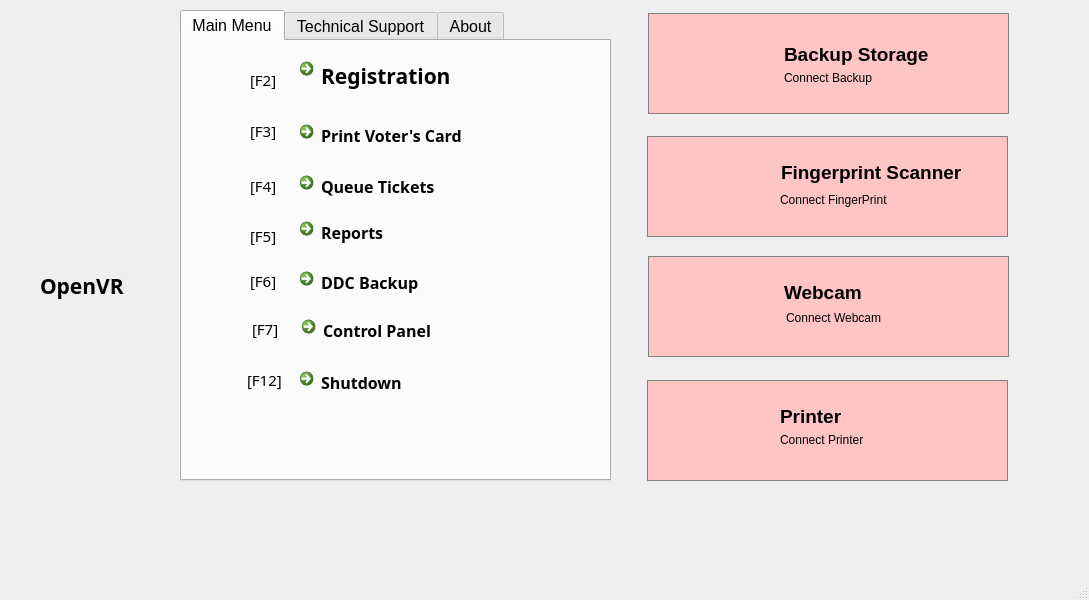
<?xml version="1.0" encoding="UTF-8"?>
<ui version="4.0">
 <class>DashBoard</class>
 <widget class="QMainWindow" name="DashBoard">
  <property name="windowModality">
   <enum>Qt::ApplicationModal</enum>
  </property>
  <property name="geometry">
   <rect>
    <x>0</x>
    <y>0</y>
    <width>1089</width>
    <height>600</height>
   </rect>
  </property>
  <property name="sizePolicy">
   <sizepolicy hsizetype="Expanding" vsizetype="Expanding">
    <horstretch>0</horstretch>
    <verstretch>0</verstretch>
   </sizepolicy>
  </property>
  <property name="windowTitle">
   <string>Independent National Electoral Commission - OpenVR</string>
  </property>
  <property name="autoFillBackground">
   <bool>true</bool>
  </property>
  <property name="documentMode">
   <bool>true</bool>
  </property>
  <widget class="QWidget" name="centralwidget">
   <widget class="QLabel" name="devPrinter">
    <property name="geometry">
     <rect>
      <x>647</x>
      <y>380</y>
      <width>361</width>
      <height>101</height>
     </rect>
    </property>
    <property name="styleSheet">
     <string notr="true">border:1px solid grey; background-color:rgb(255, 196, 196);padding:10px;</string>
    </property>
    <property name="text">
     <string/>
    </property>
    <property name="scaledContents">
     <bool>true</bool>
    </property>
   </widget>
   <widget class="QLabel" name="devFP">
    <property name="geometry">
     <rect>
      <x>647</x>
      <y>136</y>
      <width>361</width>
      <height>101</height>
     </rect>
    </property>
    <property name="styleSheet">
     <string notr="true">border:1px solid grey; background-color:rgb(255, 196, 196);padding:10px;</string>
    </property>
    <property name="text">
     <string/>
    </property>
    <property name="scaledContents">
     <bool>true</bool>
    </property>
   </widget>
   <widget class="QLabel" name="devWebcam">
    <property name="geometry">
     <rect>
      <x>648</x>
      <y>256</y>
      <width>361</width>
      <height>101</height>
     </rect>
    </property>
    <property name="styleSheet">
     <string notr="true">border:1px solid grey; background-color:rgb(255, 196, 196);padding:10px;</string>
    </property>
    <property name="text">
     <string/>
    </property>
    <property name="scaledContents">
     <bool>true</bool>
    </property>
   </widget>
   <widget class="QLabel" name="label_10">
    <property name="geometry">
     <rect>
      <x>780</x>
      <y>406</y>
      <width>161</width>
      <height>21</height>
     </rect>
    </property>
    <property name="font">
     <font>
      <pointsize>14</pointsize>
      <weight>75</weight>
      <bold>true</bold>
     </font>
    </property>
    <property name="text">
     <string>Printer</string>
    </property>
   </widget>
   <widget class="QLabel" name="label_11">
    <property name="geometry">
     <rect>
      <x>781</x>
      <y>162</y>
      <width>221</width>
      <height>21</height>
     </rect>
    </property>
    <property name="font">
     <font>
      <pointsize>14</pointsize>
      <weight>75</weight>
      <bold>true</bold>
     </font>
    </property>
    <property name="text">
     <string>Fingerprint Scanner</string>
    </property>
   </widget>
   <widget class="QLabel" name="label_12">
    <property name="geometry">
     <rect>
      <x>784</x>
      <y>282</y>
      <width>181</width>
      <height>21</height>
     </rect>
    </property>
    <property name="font">
     <font>
      <pointsize>14</pointsize>
      <weight>75</weight>
      <bold>true</bold>
     </font>
    </property>
    <property name="text">
     <string>Webcam</string>
    </property>
   </widget>
   <widget class="QLabel" name="label_13">
    <property name="geometry">
     <rect>
      <x>30</x>
      <y>10</y>
      <width>121</width>
      <height>231</height>
     </rect>
    </property>
    <property name="text">
     <string/>
    </property>
    <property name="pixmap">
     <pixmap>resources/logo.png</pixmap>
    </property>
   </widget>
   <widget class="QLabel" name="devRemovable">
    <property name="geometry">
     <rect>
      <x>648</x>
      <y>13</y>
      <width>361</width>
      <height>101</height>
     </rect>
    </property>
    <property name="styleSheet">
     <string notr="true">border:1px solid grey; background-color:rgb(255, 196, 196);padding:10px;</string>
    </property>
    <property name="text">
     <string/>
    </property>
    <property name="scaledContents">
     <bool>true</bool>
    </property>
   </widget>
   <widget class="QLabel" name="label_14">
    <property name="geometry">
     <rect>
      <x>784</x>
      <y>44</y>
      <width>210</width>
      <height>21</height>
     </rect>
    </property>
    <property name="font">
     <font>
      <pointsize>14</pointsize>
      <weight>75</weight>
      <bold>true</bold>
     </font>
    </property>
    <property name="text">
     <string>Backup Storage</string>
    </property>
   </widget>
   <widget class="QLabel" name="leFP">
    <property name="geometry">
     <rect>
      <x>780</x>
      <y>192</y>
      <width>221</width>
      <height>16</height>
     </rect>
    </property>
    <property name="text">
     <string>Connect FingerPrint</string>
    </property>
   </widget>
   <widget class="QLabel" name="lePrinter">
    <property name="geometry">
     <rect>
      <x>780</x>
      <y>430</y>
      <width>171</width>
      <height>20</height>
     </rect>
    </property>
    <property name="text">
     <string>Connect Printer</string>
    </property>
   </widget>
   <widget class="QLabel" name="leRemovable">
    <property name="geometry">
     <rect>
      <x>784</x>
      <y>70</y>
      <width>210</width>
      <height>16</height>
     </rect>
    </property>
    <property name="text">
     <string>Connect Backup</string>
    </property>
   </widget>
   <widget class="QLabel" name="leWebcam">
    <property name="geometry">
     <rect>
      <x>786</x>
      <y>310</y>
      <width>221</width>
      <height>16</height>
     </rect>
    </property>
    <property name="text">
     <string>Connect Webcam</string>
    </property>
   </widget>
   <widget class="QLabel" name="devPrinter_2">
    <property name="geometry">
     <rect>
      <x>660</x>
      <y>380</y>
      <width>91</width>
      <height>101</height>
     </rect>
    </property>
    <property name="styleSheet">
     <string notr="true"/>
    </property>
    <property name="text">
     <string/>
    </property>
    <property name="pixmap">
     <pixmap>resources/hp-printer.png</pixmap>
    </property>
    <property name="scaledContents">
     <bool>true</bool>
    </property>
   </widget>
   <widget class="QLabel" name="devFP_2">
    <property name="geometry">
     <rect>
      <x>650</x>
      <y>132</y>
      <width>111</width>
      <height>111</height>
     </rect>
    </property>
    <property name="text">
     <string/>
    </property>
    <property name="pixmap">
     <pixmap>resources/fp-scanner.png</pixmap>
    </property>
    <property name="scaledContents">
     <bool>true</bool>
    </property>
   </widget>
   <widget class="QLabel" name="devRemovable_2">
    <property name="geometry">
     <rect>
      <x>660</x>
      <y>20</y>
      <width>91</width>
      <height>91</height>
     </rect>
    </property>
    <property name="text">
     <string/>
    </property>
    <property name="pixmap">
     <pixmap>resources/usb-flash-drive.png</pixmap>
    </property>
    <property name="scaledContents">
     <bool>true</bool>
    </property>
   </widget>
   <widget class="QLabel" name="devWebcam_2">
    <property name="geometry">
     <rect>
      <x>660</x>
      <y>260</y>
      <width>101</width>
      <height>91</height>
     </rect>
    </property>
    <property name="text">
     <string/>
    </property>
    <property name="pixmap">
     <pixmap>resources/webcam.png</pixmap>
    </property>
    <property name="scaledContents">
     <bool>true</bool>
    </property>
   </widget>
   <widget class="QLabel" name="label_19">
    <property name="geometry">
     <rect>
      <x>40</x>
      <y>260</y>
      <width>181</width>
      <height>51</height>
     </rect>
    </property>
    <property name="font">
     <font>
      <family>Lucida Sans</family>
      <pointsize>16</pointsize>
      <weight>75</weight>
      <bold>true</bold>
     </font>
    </property>
    <property name="text">
     <string>OpenVR</string>
    </property>
   </widget>
   <widget class="QTabWidget" name="tabWidget">
    <property name="geometry">
     <rect>
      <x>180</x>
      <y>10</y>
      <width>431</width>
      <height>471</height>
     </rect>
    </property>
    <property name="font">
     <font>
      <pointsize>12</pointsize>
     </font>
    </property>
    <property name="currentIndex">
     <number>0</number>
    </property>
    <widget class="QWidget" name="tab">
     <attribute name="title">
      <string>Main Menu</string>
     </attribute>
     <widget class="QCommandLinkButton" name="btnShutdown">
      <property name="enabled">
       <bool>true</bool>
      </property>
      <property name="geometry">
       <rect>
        <x>110</x>
        <y>320</y>
        <width>231</width>
        <height>41</height>
       </rect>
      </property>
      <property name="font">
       <font>
        <family>Lucida Sans</family>
        <pointsize>12</pointsize>
       </font>
      </property>
      <property name="text">
       <string>Shutdown</string>
      </property>
      <property name="icon">
       <iconset>
        <normaloff>resources/icons/lock.png</normaloff>resources/icons/lock.png</iconset>
      </property>
      <property name="iconSize">
       <size>
        <width>24</width>
        <height>24</height>
       </size>
      </property>
     </widget>
     <widget class="QCommandLinkButton" name="btnReports">
      <property name="geometry">
       <rect>
        <x>110</x>
        <y>170</y>
        <width>231</width>
        <height>39</height>
       </rect>
      </property>
      <property name="font">
       <font>
        <family>Lucida Sans</family>
        <pointsize>12</pointsize>
       </font>
      </property>
      <property name="text">
       <string>Reports</string>
      </property>
      <property name="icon">
       <iconset>
        <normaloff>resources/icons/chart.png</normaloff>resources/icons/chart.png</iconset>
      </property>
      <property name="iconSize">
       <size>
        <width>24</width>
        <height>24</height>
       </size>
      </property>
     </widget>
     <widget class="QLabel" name="label_4">
      <property name="geometry">
       <rect>
        <x>68</x>
        <y>81</y>
        <width>36</width>
        <height>18</height>
       </rect>
      </property>
      <property name="font">
       <font>
        <family>Courier 10 Pitch</family>
        <pointsize>11</pointsize>
       </font>
      </property>
      <property name="text">
       <string>[F3]</string>
      </property>
     </widget>
     <widget class="QCommandLinkButton" name="btnVotersCard">
      <property name="geometry">
       <rect>
        <x>110</x>
        <y>73</y>
        <width>231</width>
        <height>39</height>
       </rect>
      </property>
      <property name="font">
       <font>
        <family>Lucida Sans</family>
        <pointsize>12</pointsize>
       </font>
      </property>
      <property name="text">
       <string>Print Voter's Card</string>
      </property>
      <property name="icon">
       <iconset>
        <normaloff>resources/icons/voter-card.png</normaloff>resources/icons/voter-card.png</iconset>
      </property>
      <property name="iconSize">
       <size>
        <width>24</width>
        <height>24</height>
       </size>
      </property>
     </widget>
     <widget class="QLabel" name="label_6">
      <property name="geometry">
       <rect>
        <x>68</x>
        <y>186</y>
        <width>36</width>
        <height>18</height>
       </rect>
      </property>
      <property name="font">
       <font>
        <family>Courier 10 Pitch</family>
        <pointsize>11</pointsize>
       </font>
      </property>
      <property name="text">
       <string>[F5]</string>
      </property>
     </widget>
     <widget class="QCommandLinkButton" name="btnQueueTickets">
      <property name="geometry">
       <rect>
        <x>110</x>
        <y>124</y>
        <width>231</width>
        <height>40</height>
       </rect>
      </property>
      <property name="font">
       <font>
        <family>Lucida Sans</family>
        <pointsize>12</pointsize>
       </font>
      </property>
      <property name="text">
       <string>Queue Tickets </string>
      </property>
      <property name="icon">
       <iconset>
        <normaloff>resources/icons/ticket-icon.png</normaloff>resources/icons/ticket-icon.png</iconset>
      </property>
      <property name="iconSize">
       <size>
        <width>24</width>
        <height>24</height>
       </size>
      </property>
     </widget>
     <widget class="QCommandLinkButton" name="btnRegistration">
      <property name="geometry">
       <rect>
        <x>110</x>
        <y>10</y>
        <width>231</width>
        <height>51</height>
       </rect>
      </property>
      <property name="palette">
       <palette>
        <active/>
        <inactive/>
        <disabled/>
       </palette>
      </property>
      <property name="font">
       <font>
        <family>Lucida Sans</family>
        <pointsize>16</pointsize>
       </font>
      </property>
      <property name="text">
       <string>Registration</string>
      </property>
      <property name="icon">
       <iconset>
        <normaloff>resources/icons/camera.png</normaloff>resources/icons/camera.png</iconset>
      </property>
      <property name="iconSize">
       <size>
        <width>36</width>
        <height>48</height>
       </size>
      </property>
      <property name="autoDefault">
       <bool>true</bool>
      </property>
      <property name="default">
       <bool>true</bool>
      </property>
     </widget>
     <widget class="QLabel" name="label_8">
      <property name="geometry">
       <rect>
        <x>65</x>
        <y>320</y>
        <width>51</width>
        <height>38</height>
       </rect>
      </property>
      <property name="font">
       <font>
        <family>Courier 10 Pitch</family>
        <pointsize>11</pointsize>
       </font>
      </property>
      <property name="text">
       <string>[F12]</string>
      </property>
     </widget>
     <widget class="QLabel" name="label_3">
      <property name="geometry">
       <rect>
        <x>68</x>
        <y>30</y>
        <width>36</width>
        <height>18</height>
       </rect>
      </property>
      <property name="font">
       <font>
        <family>Courier 10 Pitch</family>
        <pointsize>11</pointsize>
       </font>
      </property>
      <property name="text">
       <string>[F2]</string>
      </property>
     </widget>
     <widget class="QLabel" name="label_5">
      <property name="geometry">
       <rect>
        <x>68</x>
        <y>136</y>
        <width>36</width>
        <height>18</height>
       </rect>
      </property>
      <property name="font">
       <font>
        <family>Courier 10 Pitch</family>
        <pointsize>11</pointsize>
       </font>
      </property>
      <property name="text">
       <string>[F4]</string>
      </property>
     </widget>
     <widget class="QCommandLinkButton" name="btnBackup">
      <property name="geometry">
       <rect>
        <x>110</x>
        <y>220</y>
        <width>231</width>
        <height>39</height>
       </rect>
      </property>
      <property name="font">
       <font>
        <family>Lucida Sans</family>
        <pointsize>12</pointsize>
       </font>
      </property>
      <property name="text">
       <string>DDC Backup</string>
      </property>
      <property name="icon">
       <iconset>
        <normaloff>resources/icons/Arrow Down.png</normaloff>resources/icons/Arrow Down.png</iconset>
      </property>
      <property name="iconSize">
       <size>
        <width>24</width>
        <height>24</height>
       </size>
      </property>
     </widget>
     <widget class="QLabel" name="label_15">
      <property name="geometry">
       <rect>
        <x>68</x>
        <y>231</y>
        <width>36</width>
        <height>18</height>
       </rect>
      </property>
      <property name="font">
       <font>
        <family>Courier 10 Pitch</family>
        <pointsize>11</pointsize>
       </font>
      </property>
      <property name="text">
       <string>[F6]</string>
      </property>
     </widget>
     <widget class="QLabel" name="label_7">
      <property name="geometry">
       <rect>
        <x>70</x>
        <y>279</y>
        <width>36</width>
        <height>18</height>
       </rect>
      </property>
      <property name="font">
       <font>
        <family>Courier 10 Pitch</family>
        <pointsize>11</pointsize>
       </font>
      </property>
      <property name="text">
       <string>[F7]</string>
      </property>
     </widget>
     <widget class="QCommandLinkButton" name="btnControlPanel">
      <property name="geometry">
       <rect>
        <x>112</x>
        <y>268</y>
        <width>231</width>
        <height>39</height>
       </rect>
      </property>
      <property name="font">
       <font>
        <family>Lucida Sans</family>
        <pointsize>12</pointsize>
       </font>
      </property>
      <property name="text">
       <string>Control Panel</string>
      </property>
      <property name="icon">
       <iconset>
        <normaloff>resources/icons/control-panel.png</normaloff>resources/icons/control-panel.png</iconset>
      </property>
      <property name="iconSize">
       <size>
        <width>24</width>
        <height>24</height>
       </size>
      </property>
     </widget>
    </widget>
    <widget class="QWidget" name="tab_3">
     <attribute name="title">
      <string>Technical Support</string>
     </attribute>
    </widget>
    <widget class="QWidget" name="tab_4">
     <attribute name="title">
      <string>About</string>
     </attribute>
    </widget>
   </widget>
  </widget>
  <widget class="QMenuBar" name="menubar">
   <property name="geometry">
    <rect>
     <x>0</x>
     <y>0</y>
     <width>1089</width>
     <height>19</height>
    </rect>
   </property>
  </widget>
  <widget class="QStatusBar" name="statusbar"/>
 </widget>
 <resources/>
 <connections/>
</ui>
